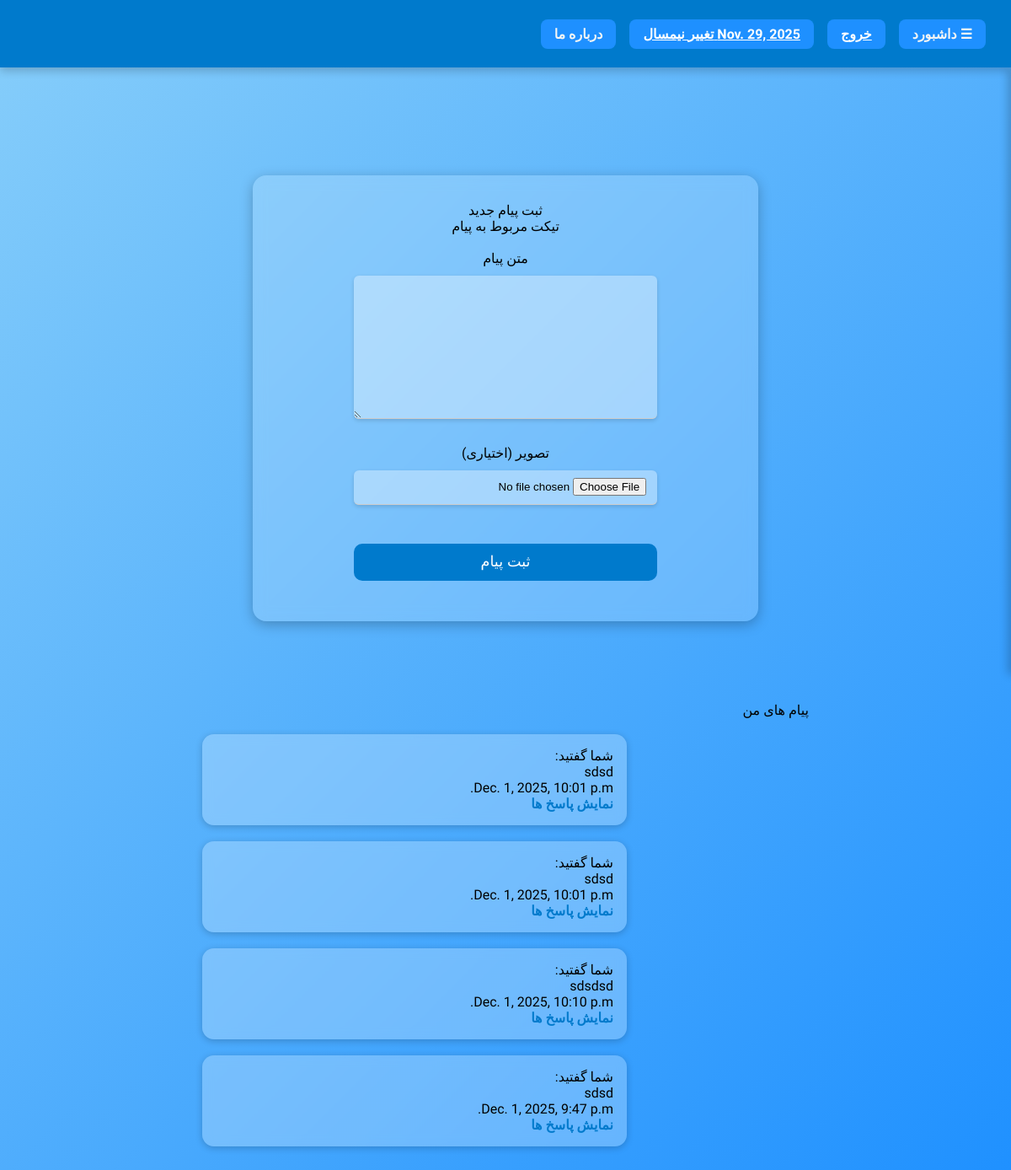
The page /ticket_module/ticket_message/1 (signed in) on the database its author committed.
### semester_module/models.py (models this page shows, shortened)
class Current_Semester(models.Model):
    semester=models.ForeignKey('Semester',on_delete=models.CASCADE,null=False,blank=False)

class Semester(models.Model):
    start_date=models.DateField(verbose_name='زمان شروع ترم')
    end_date=models.DateField(verbose_name='زمان پایان ترم')
    sem_types=(('تابستان','تابستان'),('عادی','عادی'))
    semester_type=models.CharField(max_length=30,choices=sem_types,default='عادی',verbose_name='نوع ترم')
    status_choices=(('شروع نشده','شروع نشده'),('انتخاب واحد','انتخاب واحد'),('جاری','جاری'),('امتحان','امتحان'),('بسته','بسته'))
    semester_status=models.CharField(verbose_name='وضعیت ترم',choices=status_choices,max_length=40,default='شروع نشده')

### ticket_module/models.py (models this page shows)
class Ticket_Message(models.Model):
    text=models.TextField(verbose_name='متن پیام')
    date=models.DateTimeField(auto_now_add=True,verbose_name='زمان ایجاد پیام')
    thumb=models.ImageField(upload_to='ticket_thumbs',validators=[ticket_image_validator],verbose_name='تصویر (اختیاری)',null=True,blank=True)
    class Meta:
        abstract=True

class User_Message(Ticket_Message):
    ticket=models.ForeignKey(Ticket,on_delete=models.CASCADE,null=False,blank=False,related_name='messages',db_index=True,
                             verbose_name='تیکت مربوط به پیام',error_messages={'null':'تیکت مربوطه می بایست مشخص باشد'})

### ticket_module/views.py (the view)
# urls.py: path('ticket_message/<ticket_id>',Ticket_Messages.as_view(),name='ticket_messages'),
class Ticket_Messages(ListView):
    template_name = 'Ticket_Messages.html'
    model=User_Message
    context_object_name = 'messages'
    paginate_by = 20
    def get_queryset(self):
        ticket=get_object_or_404(Ticket,creator=self.request.user,id=self.kwargs['ticket_id'])
        messages=ticket.messages.prefetch_related(Prefetch('responses',Support_Response.objects.all().order_by('-date'),to_attr='sup_responses')).annotate(unread_count=Count('responses',filter=Q(responses__is_read=False))).order_by('unread_count','date')
        return messages
    def get_context_data(self, *, object_list=None, **kwargs):
        context=super().get_context_data()
        context['message_form']=Message_Form(initial={'ticket':self.kwargs['ticket_id']})
        return context

### ticket_module/forms.py
class Message_Form(forms.ModelForm):
    class Meta:
        model=User_Message
        fields=['ticket','text','thumb']
        widgets={'text':forms.Textarea(),'thumb':forms.FileInput(),'ticket':forms.HiddenInput()}

### polls/templatetags/polls_extra.py (called while the page is built)
@register.filter
def get_current_semester(request):
    sem=request.session.get('semester')
    sem=Semester.objects.get(id=sem).start_date if sem!=None else Current_Semester.objects.first().semester.start_date
    return sem

### ticket_module/templates/Ticket_Messages.html (shortened to what this page needs)
{% extends 'Base_Layout.html' %}
{% block main_content %}
    <form id="message_form">
    ثبت پیام جدید
    <br>
    {% for field in message_form %}
    {{ field.label }}
        <br>
        {{ field }}
        <br>
    {% endfor %}
    <button onclick="event.preventDefault();write_message()">
        ثبت پیام
    </button>
    </form>
<section id="messages_container">
پیام  های من
{% for message in messages %}
<div class="message">
شما گفتید:
<br>
{{ message.text }}
<br>
{{ message.date }}
<br>
<p onclick="open_close_replies(this)">
   نمایش پاسخ ها
</p>
</div>
{% endfor %}
</section>
{% endblock %}

### templates/Base_Layout.html (shortened to what this page needs)
{% load polls_extra %}
<!DOCTYPE html>
<html lang="fa">
<head>
</head>
<body>
<section id="head">
    <div class="rows">
        <div class="clickable" onclick="toggleSidebar()">☰ داشبورد</div>
        <div class="clickable"><a href="#" style="color:white">خروج</a></div>
        <div class="clickable">
            <a href="{% url 'change_semester' %}" style="color:white">
                {{ request|get_current_semester }} تغییر نیمسال
            </a>
        </div>
        <div class="clickable">درباره ما</div>
    </div>
</section>
<section id="main">
    {% block main_content %}
    {% endblock %}
</section>
</body>
</html>

### templates/Base_Layout.html (style rules this page uses)
* { margin:0; padding:0; box-sizing:border-box; }
body { font-family:'Vazirmatn', sans-serif; background: linear-gradient(135deg,#87cefa,#1e90ff); display:flex; flex-direction:column; min-height: 100vh; height: auto; direction: rtl; }
#head { position: fixed; top:0; left:0; width:100%; height:10vh; background-color:#007acc; color:white; display:flex; flex-direction:column; justify-content:center; align-items:center; box-shadow:0 4px 10px rgba(0,0,0,0.2); z-index:1000;color: whitesmoke; }
#head .rows { display:flex; flex-direction:row; align-items:center; width:95%; justify-content:flex-start; gap:1rem; color: whitesmoke; }
.clickable { background-color:#1e90ff; padding:0.5rem 1rem; border-radius:8px; cursor:pointer; transition:0.3s; text-decoration:none; color:whitesmoke; font-weight:bold; }
#main { margin-top:10vh; padding:2rem; transition: margin-right 0.3s; }

### ticket_module/templates/Ticket_Messages.html (style rules this page uses)
form#message_form { width: 50vw; margin: 12vh auto; padding: 2rem 0; border: none; border-radius: 16px; background: rgba(255,255,255,0.18); backdrop-filter: blur(8px); box-shadow: 0 4px 15px rgba(0,0,0,0.25); display: flex; flex-direction: column; direction: rtl; text-align: center; font-size: 1rem; }
form#message_form> input, form#message_form> select, form#message_form > textarea { width: 60%; margin: .7rem auto; padding: .6rem .8rem; border: none; border-bottom: 1px solid #ccc; border-radius: 6px; background: rgba(255,255,255,0.35); box-shadow: 0 2px 5px rgba(0,0,0,0.15); outline: none; }
form#message_form button { width: 60%; margin: 1rem auto; padding: .7rem; border: none; border-radius: 10px; background: #007acc; color: white; font-size: 1.1rem; cursor: pointer; transition: .3s; }
#messages_container { width: 60vw; margin: 3vh auto; display: flex; flex-direction: column; gap: 1.2rem; direction: rtl; font-size: 1rem; }
#messages_container > div.message { background: rgba(255,255,255,0.25); backdrop-filter: blur(6px); box-shadow: 0 2px 8px rgba(0,0,0,0.2); border-radius: 14px; padding: 1rem; width: 70%; margin-right: auto; }
.message > p { cursor: pointer; color: #007acc; font-weight: bold; }

### rows shown on the page
Current_Semester: semester.start_date "Nov. 29, 2025"
User_Message: text "sdsd", date "Dec. 1, 2025, 10:01 p.m."
User_Message: text "sdsd", date "Dec. 1, 2025, 10:01 p.m."
User_Message: text "sdsdsd", date "Dec. 1, 2025, 10:10 p.m."
User_Message: text "sdsd", date "Dec. 1, 2025, 9:47 p.m."

### other values the page prints
{{ field.label }} "تیکت مربوط به پیام" "متن پیام" "تصویر (اختیاری)"
